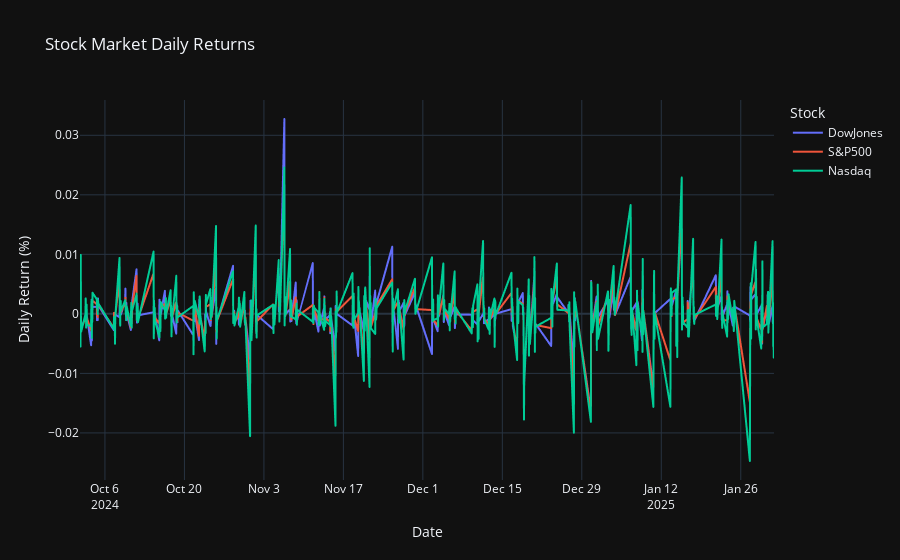

Source (notebook cell):
### Markdown cell above
The Dow Jones, Nasdaq, and S&P 500 all show relatively stable trends over time, with small fluctuations but no major crashes. The Dow Jones is the highest, followed by Nasdaq and then S&P 500, reflecting their typical market levels.

### Code cell
#Let us measure daily stock market changes to see fluctuations.

df_stock["Daily_Return"] = df_stock.groupby("Stock")["ClosingPrice"].pct_change()
df_stock_cleaned = df_stock.dropna(subset=["Daily_Return"])

fig = px.line(df_stock_cleaned, x="Date", y="Daily_Return", color="Stock",
              title="Stock Market Daily Returns",
              labels={"Daily_Return": "Daily Return (%)", "Date": "Date"},
              template="plotly_dark")

fig.show()

### Figure 1 — Plotly figure (JSON) as saved in the notebook; plotly's stock layout.template omitted (floating-point values rounded to 4 significant figures; data arrays with more than 128 entries replaced by an {"elided": "..."} marker saying what was removed)
{"data": [{"hovertemplate": "Stock=DowJones<br>Date=%{x}<br>Daily Return (%)=%{y}<extra></extra>", "legendgroup": "DowJones", "line": {"color": "#636efa", "dash": "solid"}, "marker": {"symbol": "circle"}, "mode": "lines", "name": "DowJones", "showlegend": true, "type": "scattergl", "x": {"elided": "579 str values"}, "xaxis": "x", "y": {"elided": "579 float values"}, "yaxis": "y"}, {"hovertemplate": "Stock=S&P500<br>Date=%{x}<br>Daily Return (%)=%{y}<extra></extra>", "legendgroup": "S&P500", "line": {"color": "#EF553B", "dash": "solid"}, "marker": {"symbol": "circle"}, "mode": "lines", "name": "S&P500", "showlegend": true, "type": "scattergl", "x": {"elided": "579 str values"}, "xaxis": "x", "y": {"elided": "579 float values"}, "yaxis": "y"}, {"hovertemplate": "Stock=Nasdaq<br>Date=%{x}<br>Daily Return (%)=%{y}<extra></extra>", "legendgroup": "Nasdaq", "line": {"color": "#00cc96", "dash": "solid"}, "marker": {"symbol": "circle"}, "mode": "lines", "name": "Nasdaq", "showlegend": true, "type": "scattergl", "x": {"elided": "579 str values"}, "xaxis": "x", "y": {"elided": "579 float values"}, "yaxis": "y"}], "layout": {"legend": {"title": {"text": "Stock"}, "tracegroupgap": 0}, "title": {"text": "Stock Market Daily Returns"}, "xaxis": {"anchor": "y", "domain": [0, 1], "title": {"text": "Date"}}, "yaxis": {"anchor": "x", "domain": [0, 1], "title": {"text": "Daily Return (%)"}}}}
